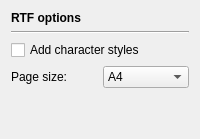
            <widget class="QWidget" name="RTFOptions">
             <layout class="QVBoxLayout" name="verticalLayout_9">
              <item>
               <widget class="QLabel" name="label_15">
                <property name="sizePolicy">
                 <sizepolicy hsizetype="Preferred" vsizetype="Fixed">
                  <horstretch>0</horstretch>
                  <verstretch>0</verstretch>
                 </sizepolicy>
                </property>
                <property name="font">
                 <font>
                  <weight>75</weight>
                  <bold>true</bold>
                 </font>
                </property>
                <property name="text">
                 <string>RTF options</string>
                </property>
               </widget>
              </item>
              <item>
               <widget class="Line" name="line_5">
                <property name="orientation">
                 <enum>Qt::Horizontal</enum>
                </property>
               </widget>
              </item>
              <item>
               <widget class="QCheckBox" name="cbRTFCharStyles">
                <property name="toolTip">
                 <string>Add character stylesheets with formatting information.
You can select the stylesheets in your word processor to reformat additional text.</string>
                </property>
                <property name="text">
                 <string>Add character styles</string>
                </property>
               </widget>
              </item>
              <item>
               <layout class="QHBoxLayout" name="horizontalLayout_11">
                <item>
                 <widget class="QLabel" name="label_9">
                  <property name="text">
                   <string>Page size:</string>
                  </property>
                 </widget>
                </item>
                <item>
                 <widget class="QComboBox" name="comboRTFPageSize">
                  <property name="toolTip">
                   <string>Select a page size.</string>
                  </property>
                  <property name="currentIndex">
                   <number>1</number>
                  </property>
                  <item>
                   <property name="text">
                    <string>A3</string>
                   </property>
                  </item>
                  <item>
                   <property name="text">
                    <string>A4</string>
                   </property>
                  </item>
                  <item>
                   <property name="text">
                    <string>A5</string>
                   </property>
                  </item>
                  <item>
                   <property name="text">
                    <string>B4</string>
                   </property>
                  </item>
                  <item>
                   <property name="text">
                    <string>B5</string>
                   </property>
                  </item>
                  <item>
                   <property name="text">
                    <string>B6</string>
                   </property>
                  </item>
                  <item>
                   <property name="text">
                    <string>Letter</string>
                   </property>
                  </item>
                  <item>
                   <property name="text">
                    <string>Legal</string>
                   </property>
                  </item>
                 </widget>
                </item>
               </layout>
              </item>
              <item>
               <spacer name="verticalSpacer_6">
                <property name="orientation">
                 <enum>Qt::Vertical</enum>
                </property>
                <property name="sizeHint" stdset="0">
                 <size>
                  <width>20</width>
                  <height>40</height>
                 </size>
                </property>
               </spacer>
              </item>
             </layout>
            </widget>
